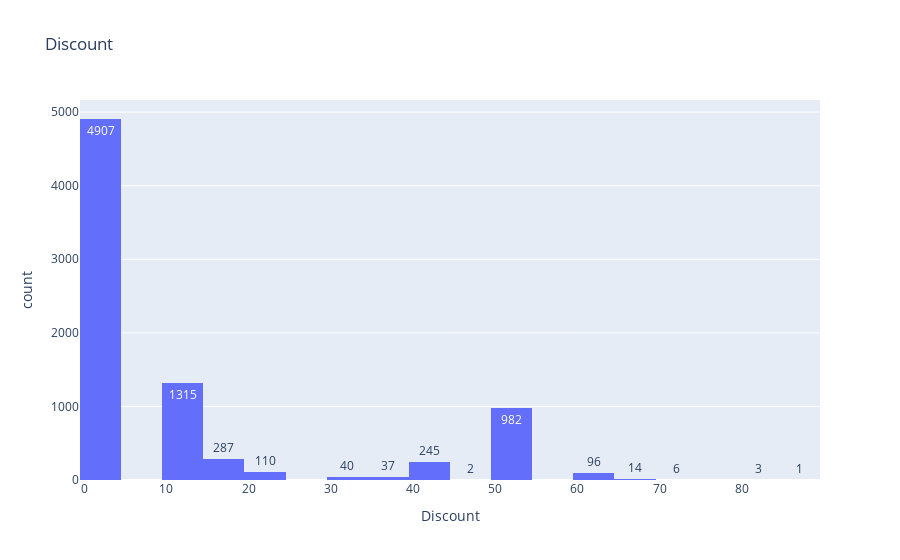
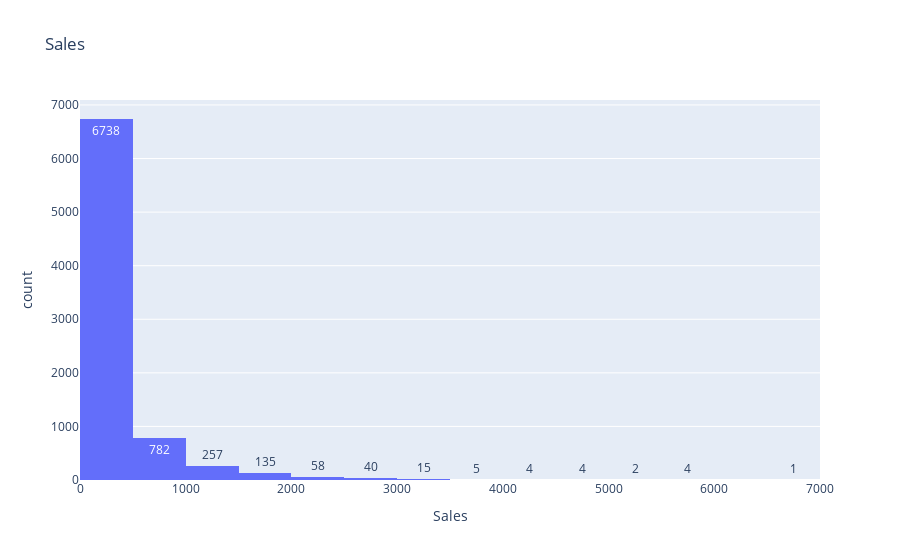
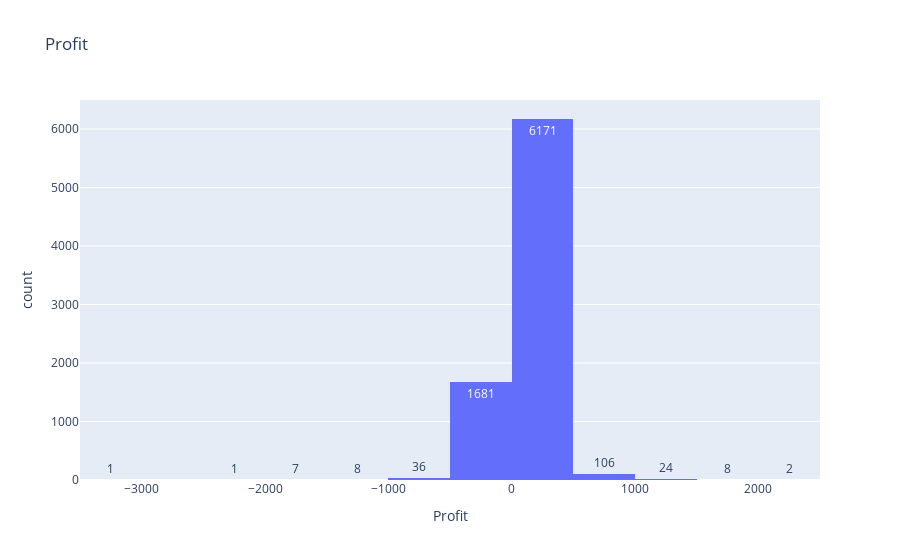
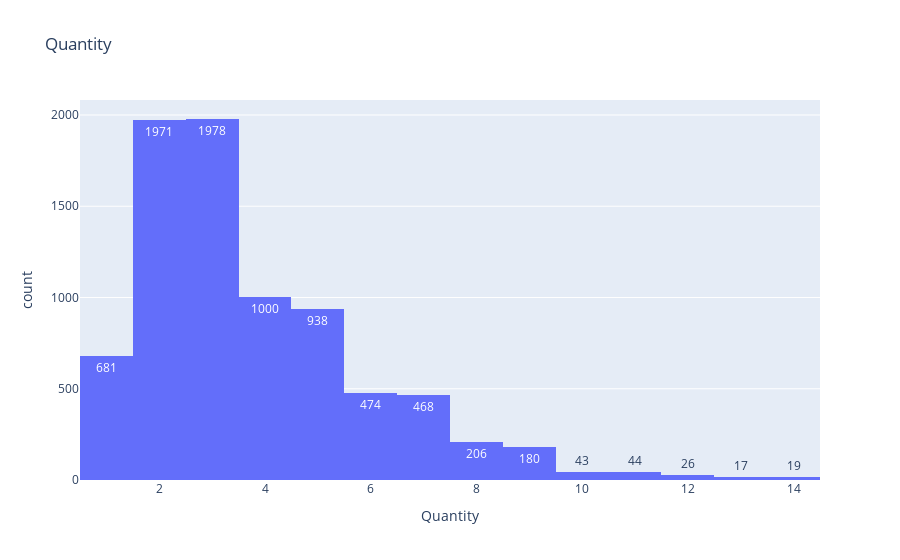

Write notebook code for charts like these, in order.
### Markdown cell above
### **Univariate Analysis**
Analyzing/visualizing the dataset by taking one variable at a time:

Data visualization is essential; we must decide what charts to plot to better understand the data. In this article, we visualize our data using Matplotlib and Seaborn libraries.

Matplotlib is a Python 2D plotting library used to draw basic charts we use Matplotlib.

Seaborn is also a python library built on top of Matplotlib that uses short lines of code to create and style statistical plots from Pandas and Numpy

Univariate analysis can be done for both Categorical and Numerical variables.

Categorical variables can be visualized using a Count plot, Bar Chart, Pie Plot, etc.

Numerical Variables can be visualized using Histogram, Box Plot, Density Plot, etc.

In our example, we have done a Univariate analysis using Histogram for continuous Variables.

In the below fig, a histogram is used to show the pattern of the variables.

### Code cell
for col in num:
    fig = px.histogram(df, x=col, title=f'{col}', nbins=20, text_auto=True)
    fig.show()

### Figure 1 — Plotly figure (JSON) as saved in the notebook; plotly's stock layout.template omitted (floating-point values rounded to 4 significant figures; data arrays with more than 128 entries replaced by an {"elided": "..."} marker saying what was removed)
{"data": [{"alignmentgroup": "True", "bingroup": "x", "hovertemplate": "Discount=%{x}<br>count=%{y}<extra></extra>", "legendgroup": "", "marker": {"color": "#636efa", "pattern": {"shape": ""}}, "name": "", "nbinsx": 20, "offsetgroup": "", "orientation": "v", "showlegend": false, "texttemplate": "%{value}", "type": "histogram", "x": {"elided": "8045 int values"}, "xaxis": "x", "yaxis": "y"}], "layout": {"barmode": "relative", "legend": {"tracegroupgap": 0}, "title": {"text": "Discount"}, "xaxis": {"anchor": "y", "domain": [0, 1], "title": {"text": "Discount"}}, "yaxis": {"anchor": "x", "domain": [0, 1], "title": {"text": "count"}}}}

### Figure 2 — Plotly figure (JSON) as saved in the notebook; plotly's stock layout.template omitted (floating-point values rounded to 4 significant figures; data arrays with more than 128 entries replaced by an {"elided": "..."} marker saying what was removed)
{"data": [{"alignmentgroup": "True", "bingroup": "x", "hovertemplate": "Sales=%{x}<br>count=%{y}<extra></extra>", "legendgroup": "", "marker": {"color": "#636efa", "pattern": {"shape": ""}}, "name": "", "nbinsx": 20, "offsetgroup": "", "orientation": "v", "showlegend": false, "texttemplate": "%{value}", "type": "histogram", "x": {"elided": "8045 int values"}, "xaxis": "x", "yaxis": "y"}], "layout": {"barmode": "relative", "legend": {"tracegroupgap": 0}, "title": {"text": "Sales"}, "xaxis": {"anchor": "y", "domain": [0, 1], "title": {"text": "Sales"}}, "yaxis": {"anchor": "x", "domain": [0, 1], "title": {"text": "count"}}}}

### Figure 3 — Plotly figure (JSON) as saved in the notebook; plotly's stock layout.template omitted (floating-point values rounded to 4 significant figures; data arrays with more than 128 entries replaced by an {"elided": "..."} marker saying what was removed)
{"data": [{"alignmentgroup": "True", "bingroup": "x", "hovertemplate": "Profit=%{x}<br>count=%{y}<extra></extra>", "legendgroup": "", "marker": {"color": "#636efa", "pattern": {"shape": ""}}, "name": "", "nbinsx": 20, "offsetgroup": "", "orientation": "v", "showlegend": false, "texttemplate": "%{value}", "type": "histogram", "x": {"elided": "8045 int values"}, "xaxis": "x", "yaxis": "y"}], "layout": {"barmode": "relative", "legend": {"tracegroupgap": 0}, "title": {"text": "Profit"}, "xaxis": {"anchor": "y", "domain": [0, 1], "title": {"text": "Profit"}}, "yaxis": {"anchor": "x", "domain": [0, 1], "title": {"text": "count"}}}}

### Figure 4 — Plotly figure (JSON) as saved in the notebook; plotly's stock layout.template omitted (floating-point values rounded to 4 significant figures; data arrays with more than 128 entries replaced by an {"elided": "..."} marker saying what was removed)
{"data": [{"alignmentgroup": "True", "bingroup": "x", "hovertemplate": "Quantity=%{x}<br>count=%{y}<extra></extra>", "legendgroup": "", "marker": {"color": "#636efa", "pattern": {"shape": ""}}, "name": "", "nbinsx": 20, "offsetgroup": "", "orientation": "v", "showlegend": false, "texttemplate": "%{value}", "type": "histogram", "x": {"elided": "8045 int values"}, "xaxis": "x", "yaxis": "y"}], "layout": {"barmode": "relative", "legend": {"tracegroupgap": 0}, "title": {"text": "Quantity"}, "xaxis": {"anchor": "y", "domain": [0, 1], "title": {"text": "Quantity"}}, "yaxis": {"anchor": "x", "domain": [0, 1], "title": {"text": "count"}}}}
